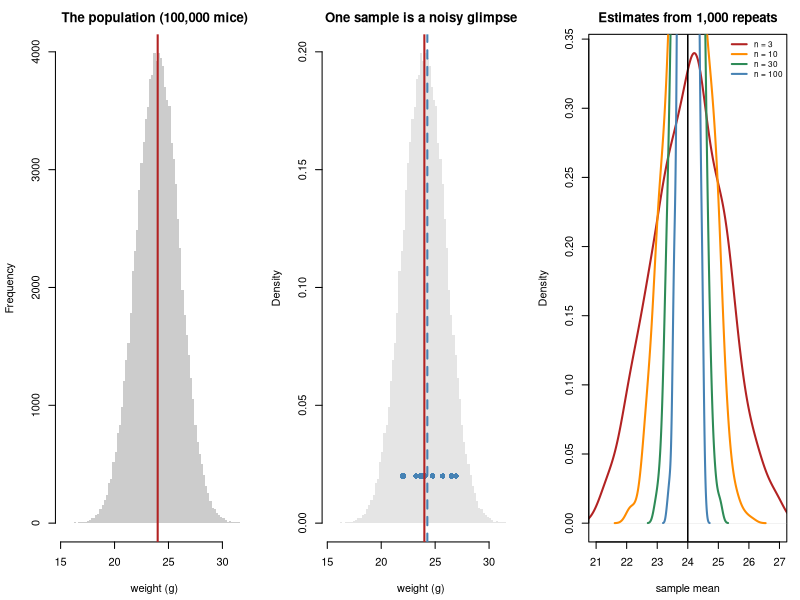

Write the R code that produced this figure.
## ---- chunk 1
MODULE_NAME <- "F1_variables_populations_samples"
OUT <- file.path(Sys.getenv("STATS_OUT", unset = "results"), MODULE_NAME)
dir.create(OUT, recursive = TRUE, showWarnings = FALSE)
header <- function(txt) cat("\n", strrep("=", 72), "\n", txt, "\n",
                            strrep("=", 72), "\n", sep = "")

## set.seed() fixes the starting point of R's random number generator, so you
## get the same "random" numbers every run. That is what makes these results
## reproducible. Change the number and every value below changes - but every
## CONCLUSION stays the same. That is the point.
set.seed(101)
## ---- chunk 2
header("1. Variables: one row per unit, one column per measurement")
n_mice <- 8
dat <- data.frame(
  mouse     = paste0("m", 1:n_mice),
  treatment = rep(c("control", "drug"), each = 4),
  weight_g  = round(rnorm(n_mice, 24, 2), 1),
  marker    = round(rnorm(n_mice, 12, 1.5), 1),
  responded = rbinom(n_mice, 1, 0.5),
  grade     = sample(c("I", "II", "III"), n_mice, replace = TRUE)
)
print(dat, row.names = FALSE)
cat(sprintf("
  The UNIT here is the mouse. There are %d of them, so n = %d.

  Deciding what the unit is turns out to be the hardest and most important
  question in experimental biology. If we had measured 20 cells from each
  mouse we would have 160 rows - but still only %d units. Counting those 160
  rows as 160 independent observations is the most common fatal error in
  published biology. That is Topic 1, and exercise E1.\n", n_mice, n_mice, n_mice))
## ---- chunk 3
header("2. Variable types, and what you may do with each")
cat(sprintf("  %-12s%-16s%-14s%s\n", "variable", "type", "average it?", "why"))
rows <- list(
  c("weight_g", "continuous", "yes", "any value in a range; differences mean something"),
  c("marker", "continuous", "yes", "same"),
  c("responded", "binary", "yes (!)", "0/1, so the average IS the proportion"),
  c("grade", "ordinal", "careful", "ordered, but is III - II the same as II - I?"),
  c("treatment", "categorical", "no", "'control' and 'drug' are labels, not numbers"))
for (r in rows) cat(sprintf("  %-12s%-16s%-14s%s\n", r[1], r[2], r[3], r[4]))
cat(sprintf("
  The binary case is worth pausing on:
    responded = %s
    average   = %.3f  <- this is the PROPORTION that responded

  Coding yes/no as 1/0 makes the mean and the proportion the same number. That
  small trick is why binary outcomes slot into the same machinery as
  continuous ones (Topic 13).

  The categorical case is where software betrays you. In R, `treatment` is a
  character column and most functions will refuse to average it - which is
  good. But code it as 1 and 2 and R will happily return 1.5 and warn you
  about nothing. ALWAYS store categories as factors:\n",
  paste(dat$responded, collapse = " "), mean(dat$responded)))
dat$treatment <- factor(dat$treatment, levels = c("control", "drug"))
cat(sprintf("    levels(dat$treatment) = %s\n",
            paste(levels(dat$treatment), collapse = ", ")))
cat("    The FIRST level is the reference that everything is compared against.\n")
cat("    R orders levels alphabetically unless you say otherwise, which is a\n")
cat("    frequent source of sign errors (see Module 30).\n")
## ---- chunk 4
header("3. Inventing a population so we can see how well sampling works")
POP_SIZE <- 100000
TRUE_MEAN <- 24
TRUE_SD <- 2
population <- rnorm(POP_SIZE, TRUE_MEAN, TRUE_SD)
cat(sprintf("  The population: %s mice\n", format(POP_SIZE, big.mark = ",")))
cat(sprintf("    true mean   mu    = %.4f   <- Greek letter = TRUTH\n", mean(population)))
cat(sprintf("    true SD     sigma = %.4f\n", sd(population)))
cat("\n  Now take samples from it, as a real experiment would:\n\n")
cat(sprintf("  %-16s%20s%12s\n", "sample size n", "sample mean x-bar", "error"))
for (n in c(3, 10, 30, 100, 1000)) {
  s <- sample(population, n)
  cat(sprintf("  %-16d%20.3f%+12.3f\n", n, mean(s), mean(s) - TRUE_MEAN))
}
cat(sprintf("
  Two things to notice, and they are the whole of §0.3:

    1. Every sample gives a DIFFERENT answer. None equals %.1f. The sample
       mean is not the truth - it is a noisy glimpse of the truth.

    2. Bigger samples are closer ON AVERAGE - but any single small sample can
       land close by luck. That is exactly why you cannot judge a method from
       one run. Section 4 repeats each experiment 1,000 times, which is the
       only way to tell lucky from reliable.

  Notation, which you will see everywhere:
    mu, sigma  (Greek)      = population values. Fixed. Unknown. What you want.
    x-bar, s   (Latin/hats) = sample values.     Known. They vary.

  Greek is truth; Latin is your guess.\n", TRUE_MEAN))
## ---- chunk 5
header("4. Repeating the experiment 1,000 times")
N_REPEATS <- 1000
cat(sprintf("  %-8s%28s%22s\n", "n", "mean of the 1000 estimates", "spread of them (SD)"))
spreads <- list()
for (n in c(3, 10, 30, 100)) {
  means <- replicate(N_REPEATS, mean(sample(population, n)))
  spreads[[as.character(n)]] <- means
  cat(sprintf("  %-8d%28.3f%22.3f\n", n, mean(means), sd(means)))
}
cat(sprintf("
  Read the two columns separately - they say different things.

  COLUMN 1 is about BIAS: every row lands on %.1f. The sample mean is RIGHT ON
  AVERAGE, even with n = 3. A single 3-mouse experiment can be far off, but it
  is not systematically too high or too low.

  COLUMN 2 is about PRECISION: the spread shrinks as n grows. This spread has
  a name - the STANDARD ERROR - and it is what 'how much should I trust this
  number?' actually means.

  Bias and precision are independent. An estimate can be unbiased and useless
  (huge spread), or precise and wrong (small spread, systematically off). A
  confounded experiment (E1, E4) is precise and wrong, which is the dangerous
  combination, because precision looks like credibility.\n", TRUE_MEAN))
## ---- chunk 6
header("5. Sample SIZE matters; sample FRACTION does not")
small_pop <- rnorm(2000, TRUE_MEAN, TRUE_SD)
big_pop <- rnorm(2000000, TRUE_MEAN, TRUE_SD)
cat(sprintf("  %-16s%14s%8s%12s%18s\n", "population", "pop size", "n",
            "fraction", "SD of estimate"))
for (nm in c("small", "big")) {
  pop <- if (nm == "small") small_pop else big_pop
  n <- 100
  sdm <- sd(replicate(600, mean(sample(pop, n))))
  cat(sprintf("  %-16s%14s%8d%11.4f%%%18.4f\n", nm,
              format(length(pop), big.mark = ","), n, 100*n/length(pop), sdm))
}
cat("
  One population is a THOUSAND times bigger than the other. A sample of 100
  covers 5% of the first and 0.005% of the second. The precision is the same.

  This is why a poll of 1,000 people works about equally well for a small
  country and a huge one, and why 'we sequenced 90% of the cells' is not the
  reassurance it sounds like. What buys precision is n - the number of
  INDEPENDENT units - and nothing else.\n")
## ---- chunk 7
png(file.path(OUT, "populations_and_samples.png"), width = 1250, height = 420, res = 110)
par(mfrow = c(1, 3), mar = c(4.4, 4.2, 2.6, 1))
hist(population, breaks = 60, col = "grey80", border = NA,
     main = "The population (100,000 mice)", xlab = "weight (g)")
abline(v = TRUE_MEAN, col = "firebrick", lwd = 2)
one <- sample(population, 10)
hist(population, breaks = 60, col = "grey90", border = NA, freq = FALSE,
     main = "One sample is a noisy glimpse", xlab = "weight (g)")
points(one, rep(0.02, 10), pch = 16, col = "steelblue", cex = 1.1)
abline(v = TRUE_MEAN, col = "firebrick", lwd = 2)
abline(v = mean(one), col = "steelblue", lwd = 2, lty = 2)
cols <- c("firebrick", "darkorange", "seagreen", "steelblue")
plot(density(spreads[["3"]]), col = cols[1], lwd = 2, xlim = c(21, 27),
     main = "Estimates from 1,000 repeats", xlab = "sample mean")
for (i in 2:4) lines(density(spreads[[as.character(c(3,10,30,100)[i])]]),
                     col = cols[i], lwd = 2)
abline(v = TRUE_MEAN, lwd = 1.5)
legend("topright", paste0("n = ", c(3,10,30,100)), col = cols, lwd = 2,
       bty = "n", cex = 0.75)
invisible(dev.off())
cat("\nFigure written to", file.path(OUT, "populations_and_samples.png"), "\n")
## ---- chunk 8

## ---- chunk 9

## ---- chunk 10
# cat(sprintf("  %-8s%16s%24s\n", "n", "random sample", "heaviest-60% sample"))
# heavy <- population[population > quantile(population, 0.40)]
# for (n in c(10, 100, 1000, 10000))
#   cat(sprintf("  %-8d%16.3f%24.3f\n", n,
#               mean(sample(population, n)), mean(sample(heavy, n))))
# cat(sprintf("  %-8s%16.3f%24.3f\n", "TRUTH", TRUE_MEAN, TRUE_MEAN))
#
# ## The random column converges on the truth. The biased column converges just
# ## as tightly - on the WRONG NUMBER. More data makes a biased estimate more
# ## precisely wrong, and gives you more confidence in a false answer.
# ##
# ## This is the most important thing to understand about sample size. n fixes
# ## NOISE. It does nothing about BIAS. No amount of data repairs a sample
# ## collected in a way related to what you are measuring - which is why HOW
# ## you select units matters more than how many, and why randomisation is the
# ## most valuable single step in an experiment.
## ---- chunk 11

## ---- chunk 12

## ---- chunk 13
# clean <- sample(population, 20)
# dirty <- c(clean, 240)                  # a decimal point in the wrong place
# cat(sprintf("  %-22s%10s%10s%10s\n", "", "mean", "median", "SD"))
# cat(sprintf("  %-22s%10.2f%10.2f%10.2f\n", "clean (n=20)",
#             mean(clean), median(clean), sd(clean)))
# cat(sprintf("  %-22s%10.2f%10.2f%10.2f\n", "with one typo (n=21)",
#             mean(dirty), median(dirty), sd(dirty)))
# cat(sprintf("  %-22s%+10.2f%+10.2f%+10.2f\n", "shift",
#             mean(dirty)-mean(clean), median(dirty)-median(clean),
#             sd(dirty)-sd(clean)))
#
# ## One bad value moves the mean by about 10 g and the median by almost
# ## nothing. The median is ROBUST: it depends on the ORDER of the values, not
# ## their magnitudes, so a single extreme point cannot drag it.
# ##
# ## The SD is hit even harder than the mean, because it squares distances - so
# ## an outlier damages your UNCERTAINTY estimate more than your estimate.
# ##
# ## This is why you always PLOT your data before analysing it (Topic 3). It is
# ## not that the median is "better" - it answers a different question. Use the
# ## mean when you want a total or an average effect; use the median when you
# ## want a typical value and the tail is not the point.
## ---- chunk 14

## ---- chunk 15

## ---- chunk 16
# cases <- list(
#   c("6 mice/group, 1 measurement each", "mouse", "6",
#     "nothing to collapse; rows already independent"),
#   c("6 mice/group, 20 cells each", "mouse", "6",
#     "120 cells, but cells share a mouse -> average to 6 values"),
#   c("3 flasks/condition, 3 wells each", "flask", "3",
#     "wells are technical replicates OF the flask"),
#   c("200 patients, 20,000 genes each", "patient", "200",
#     "genes are VARIABLES, not units - 20,000 tests of n=200"),
#   c("4 patients, 5,000 cells each", "patient", "4",
#     "20,000 cells, n = 4. The single-cell trap (Module 31)"))
# cat(sprintf("  %-38s%-10s%4s   %s\n", "study", "unit", "n", "why"))
# for (cs in cases)
#   cat(sprintf("  %-38s%-10s%4s   %s\n", cs[1], cs[2], cs[3], cs[4]))
#
# ## The rule: THE UNIT IS WHAT YOU RANDOMISED, or what varies independently.
# ## Everything measured inside a unit is a sub-sample of it, and averaging
# ## those sub-samples loses nothing about the treatment effect.
# ##
# ## Case 4 is the one people get right by accident and case 5 is the one they
# ## get wrong. In both, the big number (20,000) is tempting, and in both it is
# ## not n. In case 4 the 20,000 genes create a MULTIPLE TESTING problem
# ## (Topic 8); in case 5 the 20,000 cells create a PSEUDOREPLICATION problem
# ## (Topic 1). Different problems, opposite fixes, same tempting big number.
